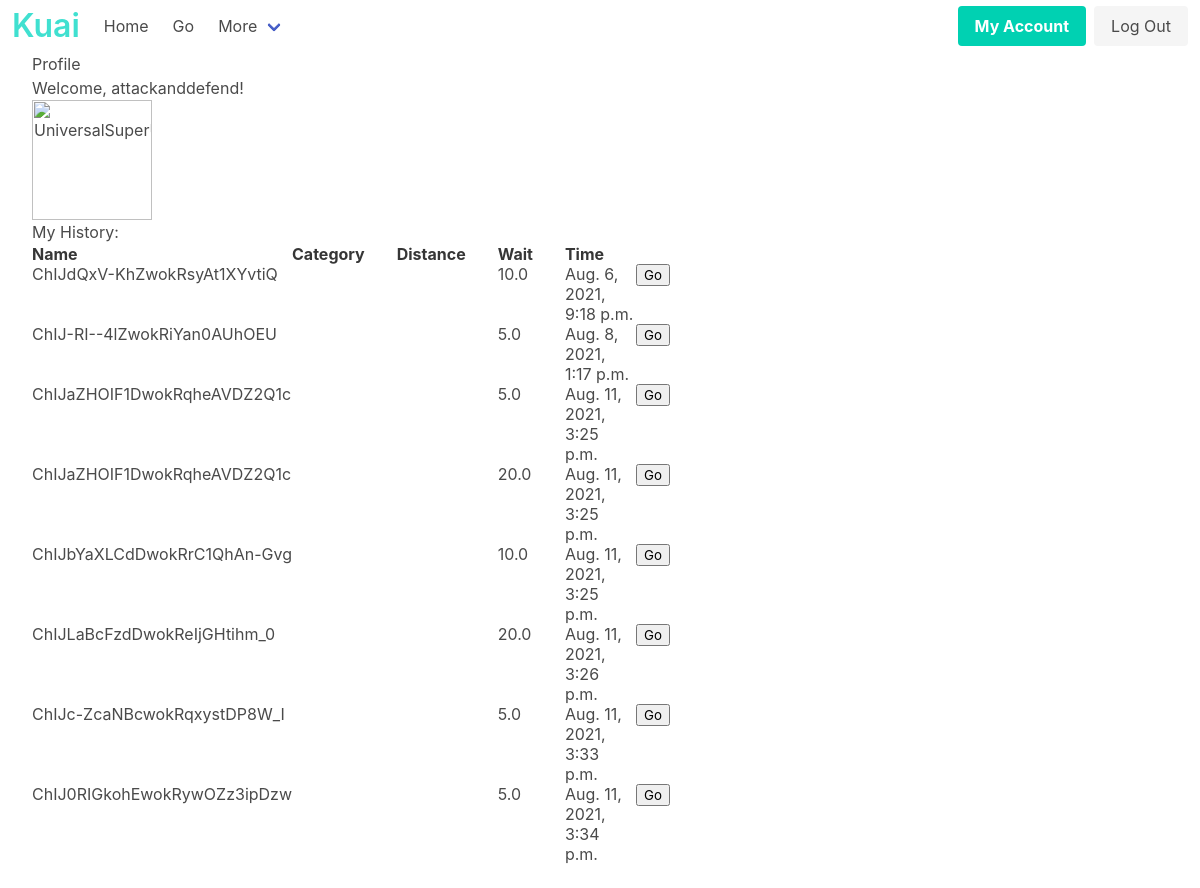
Page /profile (signed in) on the earlier database version.
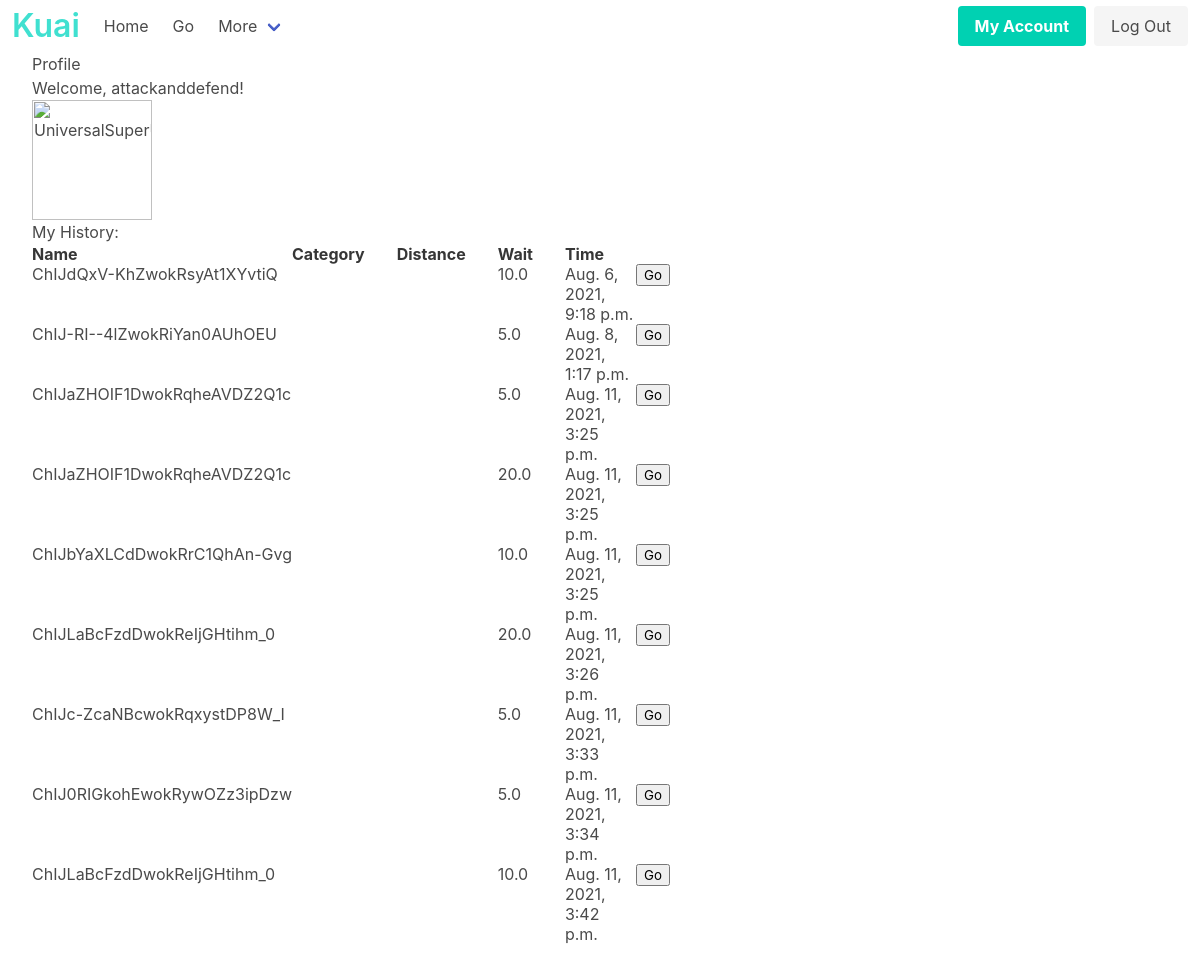
Same page on the later database version.
### Landing/models.py (models this page shows, shortened)
class waitData(models.Model):
    wait_time = models.FloatField(validators = [MinValueValidator(0)], null = False, blank = False)
    business = models.ForeignKey("Business", on_delete=models.CASCADE, related_name="review", null=True, blank=True)
    start_time = models.DateTimeField(default= django.utils.timezone.now, null= False, blank = False,)
    expiration_time = models.DateTimeField(default = getExperationTime, null = False, blank = False,)
    author = models.ForeignKey("Profile", related_name='all_time_updates', on_delete=CASCADE)
    REQUIRED_FIELDS = ['wait_time', 'author', 'business', 'expiration_time']

class Business(models.Model):
    lat = models.FloatField(blank = False, null = True)
    lon = models.FloatField(blank = False, null = True)
    verified = models.BooleanField(null = False, blank = False, default = False)
    expiration_time = models.DateTimeField(default=get_biz_expiration, null = False, blank = False)
    placeID = models.TextField(null = False, blank=False, unique = True, default = False)
    REQUIRED_FIELDS = ['lat', 'lon', 'verified', 'placeID', "expiration_time"]
    def get_short_name(self):
        return self.placeID
    objects = Business_Manager()

### Landing/views.py (the view)
# urls.py: path("profile", views.profile, name="profile"),
@login_required(login_url='/accounts/login/')
def profile(request):
    current_user = request.user
    print(current_user.id)
    for attr, value in vars(current_user).items():
        print("Attribute: " + str(attr or ""))
        print("Value: " + str(value or ""))
        print(current_user.profile.birth_date)
    print(current_user._wrapped.username)
    return render(request, "Landing/profile.html")

### Landing/models.py (called while the page is built, shortened)
    def to_python(self, value):
        class SubList(list):
            def __init__(self, token, *args):
                self.token = token
                super().__init__(*args)
        if isinstance(value, list):
            return value
        if value is None:
            return SubList(self.token)
        return SubList(self.token, value.split(self.token))

    def from_db_value(self, value, expression, connection):
        return self.to_python(value)

    def __str__(self):
        return self.username

### Landing/templates/Landing/profile.html (shortened to what this page needs)
{% load socialaccount %}
<html>
  <head>
    {% load static %}
    <link rel="stylesheet" type="text/css" href="{% static 'Landing/css/profile.css' %}">
  </head>
  {% block content %}
  {% include 'Landing/navbar.html' %}
<div id="profile">
  <h1>Profile</h1>
  {% if user.is_authenticated %}
<div id="maincontent">
  <div>
    <p>Welcome, {{ user.username }}!</p>
    <img class="is-rounded" src="../../bios/Landing/pfps/UniversalSuperUser" alt="UniversalSuperUser" width="120" height="90">
  <h1>My History: </h1>
  <table class="sortable">
  <thead class="thead">
    <tr class="tr">
        <th class="th">
          Name
        </th>
        <th class="th">Category</th>
        <th class="th">Distance</th>
        <th class="th">Wait</th>
        <th class="th">Time</th>
    </tr>
  </thead>
{% for i in user.profile.all_time_updates.all %}
  <tr class="tr">
    <td class="td"><span class="HistoryName">{{i.business.get_short_name}}</span></td>
    <td class="td"> </td>
    <td class="td"> </td>
    <td class="td">{{i.wait_time}}</td>
    <td class="td">{{i.start_time}}</td>
    <td class="sorttable_nosort"><button class="HistoryButtons">Go</button></td>
  </tr>
{% endfor%}
  </table>
</div>
<div id="map"></div>
{% else %}
<p>Welcome, friend!</p>
{% endif %}
</div>
  {% endblock %}
  </div>
</html>

Differences in the rows shown:
added waitData: business.get_short_name "ChIJLaBcFzdDwokReIjGHtihm_0", wait_time "10.0", start_time "Aug. 11, 2021, 3:42 p.m."
